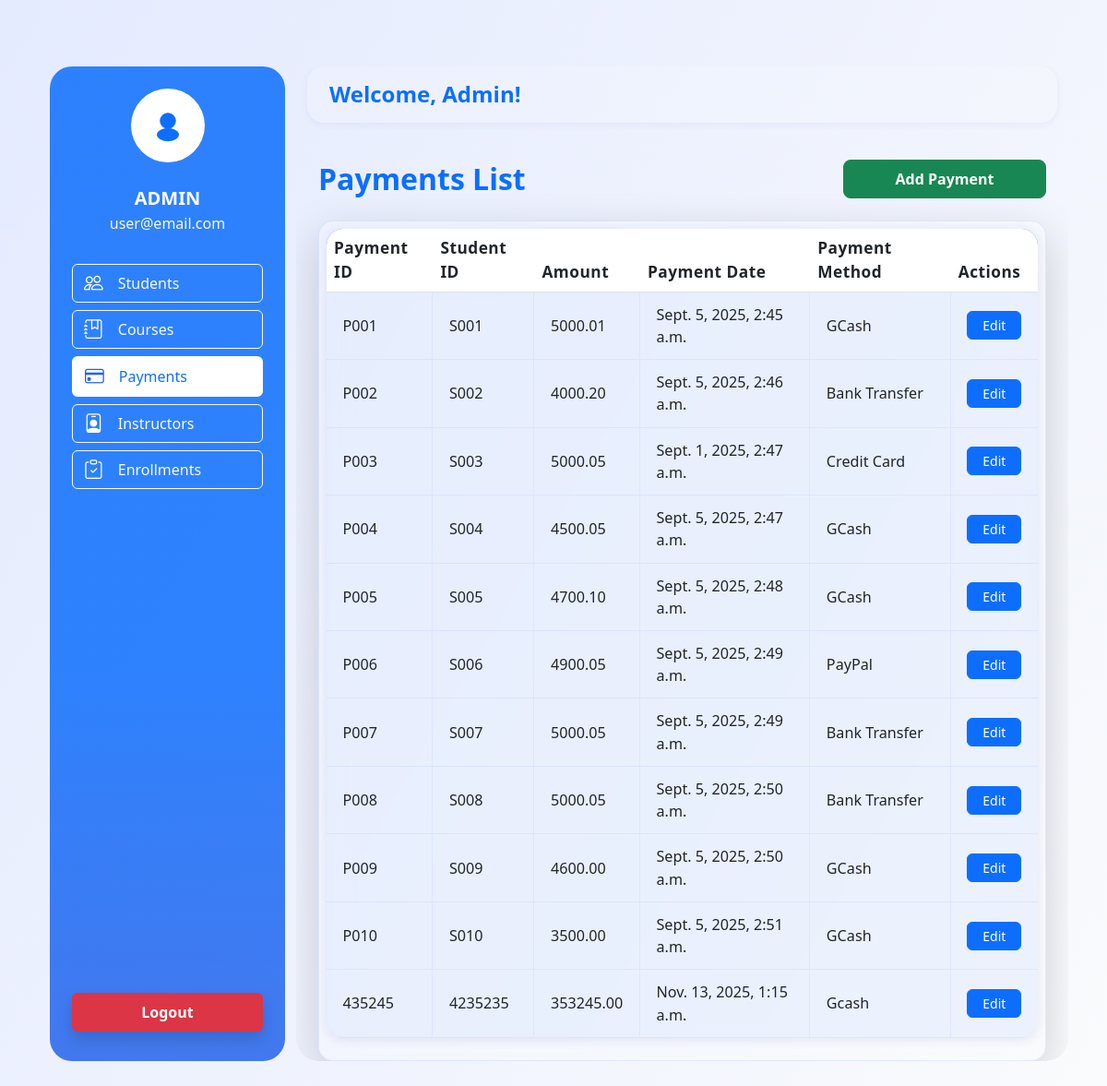
Page /dashboard/?tab=payments (signed in) on the committed database.
### online_enrollment/models.py (models this page shows, shortened)
class Payment(models.Model):
    student_id = models.CharField(max_length=50)
    amount = models.DecimalField(max_digits=10, decimal_places=2)
    payment_date = models.DateTimeField()
    payment_method = models.CharField(max_length=100)
    payment_id = models.CharField(max_length=20)

### accounts/views.py (the view, shortened to what this page needs)
# urls.py: path('dashboard/', views.dashboard, name='dashboard'),
@login_required
def dashboard(request):
    tab = request.GET.get('tab', 'students')
    context = {'tab': tab}
    if tab == 'students':
        context['students'] = Student.objects.all()
        context['add_form'] = context.get('add_form', StudentForm())
        context['student_forms'] = [(s, StudentForm(instance=s)) for s in context['students']]
    elif tab == 'courses':
        context['courses'] = Course.objects.all()
        context['add_form'] = context.get('add_form', CourseForm())
        context['course_forms'] = [(c, CourseForm(instance=c)) for c in context['courses']]
    elif tab == 'payments':
        context['payments'] = Payment.objects.all()
        context['add_form'] = context.get('add_form', PaymentForm())
        context['payment_forms'] = [(p, PaymentForm(instance=p)) for p in context['payments']]
    elif tab == 'instructors':
        context['instructors'] = Instructor.objects.all()
        context['add_form'] = context.get('add_form', InstructorForm())
        context['instructor_forms'] = [(i, InstructorForm(instance=i)) for i in context['instructors']]
    elif tab == 'enrollments':
        context['enrollments'] = Enrollment.objects.all()
        context['add_form'] = context.get('add_form', EnrollmentForm())
        context['enrollment_forms'] = [(e, EnrollmentForm(instance=e)) for e in context['enrollments']]
    from django.contrib import messages as msg_framework
    context['messages'] = msg_framework.get_messages(request)
    return render(request, 'accounts/dashboard.html', context)

### accounts/templates/accounts/dashboard.html (shortened to what this page needs)
<!DOCTYPE html>
<html lang="en">
  <head>
    <link href="https://cdn.jsdelivr.net/npm/bootstrap@5.3.0/dist/css/bootstrap.min.css" rel="stylesheet" />
    <link href="https://cdn.jsdelivr.net/npm/bootstrap-icons@1.11.1/font/bootstrap-icons.css" rel="stylesheet">
  </head>
  <body style="background: linear-gradient(120deg, rgba(224,231,255,0.85) 0%, rgba(248,250,252,0.85) 100%); min-height: 100vh;">
    <div class="container py-4 py-md-5 d-flex justify-content-center align-items-start align-items-md-center min-vh-100">
      <div class="row g-4 align-items-stretch w-100 flex-column flex-lg-row" style="max-width: 1400px; margin: 0 auto;">
        <div class="col-12 col-lg-3 d-flex flex-column sidebar-mobile mb-3 mb-lg-0">
          <div class="glass glass-card p-4 d-flex flex-column align-items-center text-white h-100" style="min-height: 100%; background: linear-gradient(180deg, rgba(13,110,253,0.85) 60%, rgba(37,99,235,0.85) 100%); color: #fff; border-radius: 24px;">
            <div class="mb-4">
              <div class="rounded-circle bg-white d-flex align-items-center justify-content-center" style="width: 80px; height: 80px;">
                <svg xmlns="http://www.w3.org/2000/svg" fill="none" viewBox="0 0 48 48" stroke="currentColor" class="w-50 h-50 text-primary">
                  <circle cx="24" cy="18" r="10" fill="#0d6efd" />
                  <ellipse cx="24" cy="36" rx="14" ry="8" fill="#0d6efd" />
                </svg>
              </div>
            </div>
            <div class="mb-2 text-center">
              <div class="fw-bold fs-5">{{ user.get_full_name|default:user.username|upper }}</div>
              <div class="fs-6 text-light">{{ user.email|default:'user@email.com' }}</div>
            </div>
            <div class="w-100 mt-4 d-flex flex-column flex-grow-1" style="height: 100%;">
              <div>
                <a href="?tab=students" class="btn btn-outline-light w-100 mb-2 py-2 d-flex align-items-center justify-content-start gap-3 fs-6 ">
                  <i class="bi bi-people tab-icon"></i> <span>Students</span>
                </a>
                <a href="?tab=courses" class="btn btn-outline-light w-100 mb-2 py-2 d-flex align-items-center justify-content-start gap-3 fs-6 {% if tab == 'courses' %}active border-2 border-white bg-white text-primary{% endif %}">
                  <i class="bi bi-journal-bookmark tab-icon"></i> <span>Courses</span>
                </a>
                <a href="?tab=payments" class="btn btn-outline-light w-100 mb-2 py-2 d-flex align-items-center justify-content-start gap-3 fs-6 {% if tab == 'payments' %}active border-2 border-white bg-white text-primary{% endif %}">
                  <i class="bi bi-credit-card tab-icon"></i> <span>Payments</span>
                </a>
                <a href="?tab=instructors" class="btn btn-outline-light w-100 mb-2 py-2 d-flex align-items-center justify-content-start gap-3 fs-6 {% if tab == 'instructors' %}active border-2 border-white bg-white text-primary{% endif %}">
                  <i class="bi bi-person-badge tab-icon"></i> <span>Instructors</span>
                </a>
                <a href="?tab=enrollments" class="btn btn-outline-light w-100 mb-2 py-2 d-flex align-items-center justify-content-start gap-3 fs-6 {% if tab == 'enrollments' %}active border-2 border-white bg-white text-primary{% endif %}">
                  <i class="bi bi-clipboard-check tab-icon"></i> <span>Enrollments</span>
                </a>
              </div>
              <div class="mt-auto pt-4 pb-2">
                <a href="/logout/" class="btn btn-danger w-100 px-4 py-2 fw-bold shadow">Logout</a>
              </div>
            </div>
          </div>
        </div>
        <div class="col-12 col-lg-9 d-flex flex-column h-100" style="border-radius: 24px; overflow: hidden;">
            <h2 class="mb-3 mb-md-4 fw-bold text-primary fs-4 fs-md-2" style="background: rgba(255,255,255,0.12); border-radius: 18px; padding: 1rem 1.5rem; box-shadow: 0 2px 8px rgba(31,38,135,0.06);">Welcome, {{ user.get_full_name|default:user.username|title }}!</h2>
            <div class="flex-grow-1">
              {% if tab == 'students' or not tab %}
                {% include 'accounts/students_list.html' %}
              {% elif tab == 'courses' %}
                {% include 'accounts/courses_list.html' %}
              {% elif tab == 'payments' %}
                {% include 'accounts/payments_list.html' %}
              {% elif tab == 'instructors' %}
                {% include 'accounts/instructors_list.html' %}
              {% elif tab == 'enrollments' %}
                {% include 'accounts/enrollments_list.html' %}
              {% endif %}
            </div>
        </div>
        </div>
      </div>
  </body>
</html>

### accounts/templates/accounts/payments_list.html (shortened to what this page needs)
<!DOCTYPE html>
<html lang="en">
<head>
    <link href="https://cdn.jsdelivr.net/npm/bootstrap@5.3.0/dist/css/bootstrap.min.css" rel="stylesheet" />
</head>
<body>
        <div class="container mt-3 glass-card glass">
            <div class="d-flex flex-column flex-md-row align-items-center justify-content-between mb-4 gap-2">
                <h2 class="fw-bold text-primary mb-0 text-center text-md-start">Payments List</h2>
                <button class="btn btn-success rounded-3 fw-semibold px-4 py-2 w-100 w-md-auto" style="max-width:220px;" onclick="openModal('addPaymentModal')">Add Payment</button>
            </div>
                <div class="table-responsive rounded-4 shadow-lg p-2" style="background: rgba(255,255,255,0.22); backdrop-filter: blur(16px); border-radius: 24px; box-shadow: 0 8px 32px 0 rgba(31,38,135,0.14); border: 1.5px solid rgba(37,99,235,0.10);">
                        <table class="table align-middle" style="background: rgba(255,255,255,0.13); border-radius: 18px; overflow: hidden; border-collapse: separate; border-spacing: 0; box-shadow: 0 2px 12px rgba(31,38,135,0.10);">
                        <thead style="background: linear-gradient(90deg, #2563eb 60%, #0d6efd 100%); color: #fff; border-top-left-radius: 18px; border-top-right-radius: 18px; font-size: 1.08rem; letter-spacing: 0.5px;">
                            <tr style="border-radius: 18px;">
                                <th scope="col">Payment ID</th>
                                <th scope="col">Student ID</th>
                                <th scope="col">Amount</th>
                                <th scope="col">Payment Date</th>
                                <th scope="col">Payment Method</th>
                                <th scope="col">Actions</th>
                            </tr>
                        </thead>
                        <tbody style="backdrop-filter: blur(4px); font-size: 1.01rem;">
                            {% for payment in payments %}
                            <tr style="transition: background 0.18s; border-bottom: 1.5px solid rgba(37,99,235,0.07);" onmouseover="this.style.background='rgba(37,99,235,0.13)'; this.style.color='#222';" onmouseout="this.style.background='rgba(37,99,235,0.07)'; this.style.color='';">
                                <td style="padding: 0.75rem 1.1rem; background: rgba(37,99,235,0.07); border-right: 1px solid rgba(37,99,235,0.06);">{{ payment.payment_id }}</td>
                                <td style="padding: 0.75rem 1.1rem; background: rgba(37,99,235,0.07); border-right: 1px solid rgba(37,99,235,0.06);">{{ payment.student_id }}</td>
                                <td style="padding: 0.75rem 1.1rem; background: rgba(37,99,235,0.07); border-right: 1px solid rgba(37,99,235,0.06);">{{ payment.amount }}</td>
                                <td style="padding: 0.75rem 1.1rem; background: rgba(37,99,235,0.07); border-right: 1px solid rgba(37,99,235,0.06);">{{ payment.payment_date }}</td>
                                <td style="padding: 0.75rem 1.1rem; background: rgba(37,99,235,0.07); border-right: 1px solid rgba(37,99,235,0.06);">{{ payment.payment_method }}</td>
                                <td style="padding: 0.75rem 1.1rem; background: rgba(37,99,235,0.07);">
                                    <div class="d-flex flex-column flex-sm-row gap-2">
                                        <button class="btn btn-primary btn-sm rounded-2 px-3" onclick="openModal('editPaymentModal{{ payment.payment_id }}')">Edit</button>
                                    </div>
                                </td>
                            </tr>
                            {% empty %}
                            <tr><td colspan="6" class="text-center py-4">No payments found.</td></tr>
                            {% endfor %}
                        </tbody>
                    </table>
                </div>
        </div>
</body>
</html>

### accounts/templates/accounts/dashboard.html (style rules this page uses)
.tab-icon { font-size: 1.3rem; color: #fff; transition: color 0.2s; display: flex; align-items: center; }
.btn-outline-light.active .tab-icon, .btn-outline-light:hover .tab-icon { color: #2563eb; }

### rows in the picture
Payment: payment_id "P001", student_id "S001", amount "5000.01", payment_date "Sept. 5, 2025, 2:45 a.m.", payment_method "GCash"
Payment: payment_id "P002", student_id "S002", amount "4000.20", payment_date "Sept. 5, 2025, 2:46 a.m.", payment_method "Bank Transfer"
Payment: payment_id "P003", student_id "S003", amount "5000.05", payment_date "Sept. 1, 2025, 2:47 a.m.", payment_method "Credit Card"
Payment: payment_id "P004", student_id "S004", amount "4500.05", payment_date "Sept. 5, 2025, 2:47 a.m.", payment_method "GCash"
Payment: payment_id "P005", student_id "S005", amount "4700.10", payment_date "Sept. 5, 2025, 2:48 a.m.", payment_method "GCash"
Payment: payment_id "P006", student_id "S006", amount "4900.05", payment_date "Sept. 5, 2025, 2:49 a.m.", payment_method "PayPal"
Payment: payment_id "P007", student_id "S007", amount "5000.05", payment_date "Sept. 5, 2025, 2:49 a.m.", payment_method "Bank Transfer"
Payment: payment_id "P008", student_id "S008", amount "5000.05", payment_date "Sept. 5, 2025, 2:50 a.m.", payment_method "Bank Transfer"
Payment: payment_id "P009", student_id "S009", amount "4600.00", payment_date "Sept. 5, 2025, 2:50 a.m.", payment_method "GCash"
Payment: payment_id "P010", student_id "S010", amount "3500.00", payment_date "Sept. 5, 2025, 2:51 a.m.", payment_method "GCash"
Payment: payment_id "435245", student_id "4235235", amount "353245.00", payment_date "Nov. 13, 2025, 1:15 a.m.", payment_method "Gcash"

### other values in the picture
{{ user.get_full_name|default:user.username|upper }} "ADMIN"
{{ user.email|default:'user@email.com' }} "user@email.com"
{{ user.get_full_name|default:user.username|title }} "Admin"
